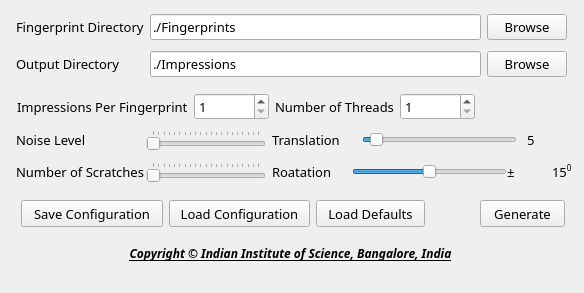
<?xml version="1.0" encoding="UTF-8"?>
<ui version="4.0">
 <class>ImpressionWindow</class>
 <widget class="QMainWindow" name="ImpressionWindow">
  <property name="geometry">
   <rect>
    <x>0</x>
    <y>0</y>
    <width>584</width>
    <height>293</height>
   </rect>
  </property>
  <property name="windowTitle">
   <string>iFinGen: Synthetic Fingerprint Generator</string>
  </property>
  <widget class="QWidget" name="centralwidget">
   <widget class="QWidget" name="layoutWidget_6">
    <property name="geometry">
     <rect>
      <x>16</x>
      <y>13</y>
      <width>551</width>
      <height>66</height>
     </rect>
    </property>
    <property name="font">
     <font>
      <family>MS Reference Sans Serif</family>
      <pointsize>10</pointsize>
     </font>
    </property>
    <layout class="QGridLayout" name="gridLayout_4">
     <property name="verticalSpacing">
      <number>10</number>
     </property>
     <item row="0" column="1">
      <widget class="QLineEdit" name="InputDir">
       <property name="font">
        <font>
         <family>MS Reference Sans Serif</family>
         <pointsize>10</pointsize>
        </font>
       </property>
       <property name="text">
        <string>./Fingerprints</string>
       </property>
      </widget>
     </item>
     <item row="0" column="0">
      <widget class="QLabel" name="label_11">
       <property name="font">
        <font>
         <family>MS Reference Sans Serif</family>
         <pointsize>10</pointsize>
        </font>
       </property>
       <property name="styleSheet">
        <string notr="true">border:0;</string>
       </property>
       <property name="frameShadow">
        <enum>QFrame::Plain</enum>
       </property>
       <property name="lineWidth">
        <number>0</number>
       </property>
       <property name="text">
        <string>Fingerprint Directory</string>
       </property>
      </widget>
     </item>
     <item row="0" column="2">
      <widget class="QPushButton" name="InputDir_button">
       <property name="font">
        <font>
         <family>MS Reference Sans Serif</family>
         <pointsize>10</pointsize>
        </font>
       </property>
       <property name="text">
        <string>Browse</string>
       </property>
      </widget>
     </item>
     <item row="1" column="1">
      <widget class="QLineEdit" name="OutputDir_2">
       <property name="font">
        <font>
         <family>MS Reference Sans Serif</family>
         <pointsize>10</pointsize>
        </font>
       </property>
       <property name="text">
        <string>./Impressions</string>
       </property>
      </widget>
     </item>
     <item row="1" column="0">
      <widget class="QLabel" name="label_12">
       <property name="font">
        <font>
         <family>MS Reference Sans Serif</family>
         <pointsize>10</pointsize>
        </font>
       </property>
       <property name="styleSheet">
        <string notr="true">border:0;</string>
       </property>
       <property name="frameShadow">
        <enum>QFrame::Plain</enum>
       </property>
       <property name="lineWidth">
        <number>0</number>
       </property>
       <property name="text">
        <string>Output Directory</string>
       </property>
      </widget>
     </item>
     <item row="1" column="2">
      <widget class="QPushButton" name="OutputDir_button">
       <property name="font">
        <font>
         <family>MS Reference Sans Serif</family>
         <pointsize>10</pointsize>
        </font>
       </property>
       <property name="text">
        <string>Browse</string>
       </property>
      </widget>
     </item>
    </layout>
   </widget>
   <widget class="QPushButton" name="Default">
    <property name="geometry">
     <rect>
      <x>316</x>
      <y>200</y>
      <width>109</width>
      <height>27</height>
     </rect>
    </property>
    <property name="font">
     <font>
      <family>MS Reference Sans Serif</family>
      <pointsize>10</pointsize>
     </font>
    </property>
    <property name="text">
     <string>Load Defaults</string>
    </property>
   </widget>
   <widget class="QPushButton" name="Generate">
    <property name="geometry">
     <rect>
      <x>480</x>
      <y>200</y>
      <width>85</width>
      <height>27</height>
     </rect>
    </property>
    <property name="font">
     <font>
      <family>MS Reference Sans Serif</family>
      <pointsize>10</pointsize>
     </font>
    </property>
    <property name="text">
     <string>Generate</string>
    </property>
   </widget>
   <widget class="QPushButton" name="Save">
    <property name="geometry">
     <rect>
      <x>21</x>
      <y>200</y>
      <width>142</width>
      <height>27</height>
     </rect>
    </property>
    <property name="font">
     <font>
      <family>MS Reference Sans Serif</family>
      <pointsize>10</pointsize>
     </font>
    </property>
    <property name="text">
     <string>Save Configuration</string>
    </property>
   </widget>
   <widget class="QLabel" name="label_9">
    <property name="geometry">
     <rect>
      <x>10</x>
      <y>243</y>
      <width>561</width>
      <height>20</height>
     </rect>
    </property>
    <property name="font">
     <font>
      <family>aakar</family>
      <pointsize>9</pointsize>
      <weight>75</weight>
      <italic>true</italic>
      <bold>true</bold>
      <underline>true</underline>
     </font>
    </property>
    <property name="styleSheet">
     <string notr="true"/>
    </property>
    <property name="text">
     <string>Copyright © Indian Institute of Science, Bangalore, India</string>
    </property>
    <property name="alignment">
     <set>Qt::AlignCenter</set>
    </property>
   </widget>
   <widget class="QPushButton" name="load_conf">
    <property name="geometry">
     <rect>
      <x>169</x>
      <y>200</y>
      <width>141</width>
      <height>27</height>
     </rect>
    </property>
    <property name="font">
     <font>
      <family>MS Reference Sans Serif</family>
      <pointsize>10</pointsize>
     </font>
    </property>
    <property name="text">
     <string>Load Configuration</string>
    </property>
   </widget>
   <widget class="QWidget" name="layoutWidget">
    <property name="geometry">
     <rect>
      <x>16</x>
      <y>130</y>
      <width>566</width>
      <height>62</height>
     </rect>
    </property>
    <layout class="QGridLayout" name="gridLayout_5">
     <property name="sizeConstraint">
      <enum>QLayout::SetMaximumSize</enum>
     </property>
     <property name="verticalSpacing">
      <number>12</number>
     </property>
     <item row="0" column="0">
      <layout class="QGridLayout" name="gridLayout_3">
       <property name="verticalSpacing">
        <number>12</number>
       </property>
       <item row="0" column="0">
        <widget class="QLabel" name="label_14">
         <property name="minimumSize">
          <size>
           <width>130</width>
           <height>0</height>
          </size>
         </property>
         <property name="maximumSize">
          <size>
           <width>130</width>
           <height>16777215</height>
          </size>
         </property>
         <property name="font">
          <font>
           <family>MS Reference Sans Serif</family>
           <pointsize>10</pointsize>
          </font>
         </property>
         <property name="styleSheet">
          <string notr="true">border:0;</string>
         </property>
         <property name="frameShadow">
          <enum>QFrame::Plain</enum>
         </property>
         <property name="lineWidth">
          <number>0</number>
         </property>
         <property name="text">
          <string>Noise Level</string>
         </property>
        </widget>
       </item>
       <item row="0" column="1">
        <widget class="QxtSpanSlider" name="noise_level">
         <property name="minimumSize">
          <size>
           <width>120</width>
           <height>0</height>
          </size>
         </property>
         <property name="maximumSize">
          <size>
           <width>120</width>
           <height>16777215</height>
          </size>
         </property>
         <property name="font">
          <font>
           <family>MS Reference Sans Serif</family>
           <pointsize>10</pointsize>
          </font>
         </property>
         <property name="maximum">
          <number>20</number>
         </property>
         <property name="pageStep">
          <number>1</number>
         </property>
         <property name="value">
          <number>0</number>
         </property>
         <property name="orientation">
          <enum>Qt::Horizontal</enum>
         </property>
         <property name="tickPosition">
          <enum>QSlider::TicksAbove</enum>
         </property>
         <property name="tickInterval">
          <number>1</number>
         </property>
         <property name="upperValue">
          <number>0</number>
         </property>
         <property name="upperPosition">
          <number>0</number>
         </property>
        </widget>
       </item>
       <item row="1" column="0">
        <widget class="QLabel" name="label_17">
         <property name="minimumSize">
          <size>
           <width>130</width>
           <height>0</height>
          </size>
         </property>
         <property name="maximumSize">
          <size>
           <width>130</width>
           <height>16777215</height>
          </size>
         </property>
         <property name="font">
          <font>
           <family>MS Reference Sans Serif</family>
           <pointsize>10</pointsize>
          </font>
         </property>
         <property name="styleSheet">
          <string notr="true">border:0;</string>
         </property>
         <property name="frameShadow">
          <enum>QFrame::Plain</enum>
         </property>
         <property name="lineWidth">
          <number>0</number>
         </property>
         <property name="text">
          <string>Number of Scratches</string>
         </property>
        </widget>
       </item>
       <item row="1" column="1">
        <widget class="QxtSpanSlider" name="num_scratches">
         <property name="minimumSize">
          <size>
           <width>120</width>
           <height>0</height>
          </size>
         </property>
         <property name="maximumSize">
          <size>
           <width>120</width>
           <height>16777215</height>
          </size>
         </property>
         <property name="font">
          <font>
           <family>MS Reference Sans Serif</family>
           <pointsize>10</pointsize>
          </font>
         </property>
         <property name="mouseTracking">
          <bool>true</bool>
         </property>
         <property name="inputMethodHints">
          <set>Qt::ImhDigitsOnly</set>
         </property>
         <property name="maximum">
          <number>20</number>
         </property>
         <property name="pageStep">
          <number>1</number>
         </property>
         <property name="value">
          <number>0</number>
         </property>
         <property name="tracking">
          <bool>true</bool>
         </property>
         <property name="orientation">
          <enum>Qt::Horizontal</enum>
         </property>
         <property name="tickPosition">
          <enum>QSlider::TicksAbove</enum>
         </property>
         <property name="tickInterval">
          <number>1</number>
         </property>
         <property name="upperValue">
          <number>0</number>
         </property>
         <property name="upperPosition">
          <number>0</number>
         </property>
        </widget>
       </item>
      </layout>
     </item>
     <item row="0" column="1">
      <layout class="QGridLayout" name="gridLayout_2">
       <property name="verticalSpacing">
        <number>12</number>
       </property>
       <item row="0" column="0">
        <widget class="QLabel" name="label_15">
         <property name="minimumSize">
          <size>
           <width>80</width>
           <height>0</height>
          </size>
         </property>
         <property name="maximumSize">
          <size>
           <width>80</width>
           <height>16777215</height>
          </size>
         </property>
         <property name="font">
          <font>
           <family>MS Reference Sans Serif</family>
           <pointsize>10</pointsize>
          </font>
         </property>
         <property name="styleSheet">
          <string notr="true">border:0;</string>
         </property>
         <property name="frameShadow">
          <enum>QFrame::Plain</enum>
         </property>
         <property name="lineWidth">
          <number>0</number>
         </property>
         <property name="text">
          <string>Translation</string>
         </property>
        </widget>
       </item>
       <item row="0" column="1">
        <layout class="QHBoxLayout" name="horizontalLayout_2">
         <property name="sizeConstraint">
          <enum>QLayout::SetFixedSize</enum>
         </property>
         <item>
          <widget class="QSlider" name="trans_slider">
           <property name="minimumSize">
            <size>
             <width>155</width>
             <height>0</height>
            </size>
           </property>
           <property name="maximumSize">
            <size>
             <width>155</width>
             <height>16777215</height>
            </size>
           </property>
           <property name="font">
            <font>
             <family>MS Reference Sans Serif</family>
             <pointsize>10</pointsize>
            </font>
           </property>
           <property name="maximum">
            <number>100</number>
           </property>
           <property name="value">
            <number>5</number>
           </property>
           <property name="orientation">
            <enum>Qt::Horizontal</enum>
           </property>
           <property name="tickPosition">
            <enum>QSlider::NoTicks</enum>
           </property>
           <property name="tickInterval">
            <number>1</number>
           </property>
          </widget>
         </item>
         <item>
          <widget class="QLabel" name="translation_label">
           <property name="minimumSize">
            <size>
             <width>45</width>
             <height>0</height>
            </size>
           </property>
           <property name="maximumSize">
            <size>
             <width>45</width>
             <height>16777215</height>
            </size>
           </property>
           <property name="font">
            <font>
             <family>MS Reference Sans Serif</family>
             <pointsize>10</pointsize>
            </font>
           </property>
           <property name="text">
            <string>5</string>
           </property>
          </widget>
         </item>
        </layout>
       </item>
       <item row="1" column="0">
        <widget class="QLabel" name="label_18">
         <property name="minimumSize">
          <size>
           <width>80</width>
           <height>0</height>
          </size>
         </property>
         <property name="maximumSize">
          <size>
           <width>80</width>
           <height>16777215</height>
          </size>
         </property>
         <property name="font">
          <font>
           <family>MS Reference Sans Serif</family>
           <pointsize>10</pointsize>
          </font>
         </property>
         <property name="styleSheet">
          <string notr="true">border:0;</string>
         </property>
         <property name="frameShadow">
          <enum>QFrame::Plain</enum>
         </property>
         <property name="lineWidth">
          <number>0</number>
         </property>
         <property name="text">
          <string>Roatation</string>
         </property>
        </widget>
       </item>
       <item row="1" column="1">
        <layout class="QHBoxLayout" name="horizontalLayout">
         <property name="sizeConstraint">
          <enum>QLayout::SetFixedSize</enum>
         </property>
         <item>
          <widget class="QSlider" name="rot_slider">
           <property name="minimumSize">
            <size>
             <width>155</width>
             <height>0</height>
            </size>
           </property>
           <property name="maximumSize">
            <size>
             <width>155</width>
             <height>16777215</height>
            </size>
           </property>
           <property name="font">
            <font>
             <family>MS Reference Sans Serif</family>
             <pointsize>10</pointsize>
            </font>
           </property>
           <property name="maximum">
            <number>30</number>
           </property>
           <property name="value">
            <number>15</number>
           </property>
           <property name="orientation">
            <enum>Qt::Horizontal</enum>
           </property>
           <property name="tickPosition">
            <enum>QSlider::NoTicks</enum>
           </property>
           <property name="tickInterval">
            <number>1</number>
           </property>
          </widget>
         </item>
         <item>
          <layout class="QHBoxLayout" name="horizontalLayout_6">
           <item>
            <widget class="QLabel" name="label_8">
             <property name="font">
              <font>
               <family>MS Reference Sans Serif</family>
               <pointsize>10</pointsize>
              </font>
             </property>
             <property name="text">
              <string>&lt;!DOCTYPE HTML PUBLIC &quot;-//W3C//DTD HTML 4.0//EN&quot; &quot;http://www.w3.org/TR/REC-html40/strict.dtd&quot;&gt;
&lt;html&gt;&lt;head&gt;&lt;meta name=&quot;qrichtext&quot; content=&quot;1&quot; /&gt;&lt;style type=&quot;text/css&quot;&gt;
p, li { white-space: pre-wrap; }
&lt;/style&gt;&lt;/head&gt;&lt;body style=&quot; font-family:'Sans'; font-size:10pt; font-weight:400; font-style:normal;&quot;&gt;
&lt;p style=&quot; margin-top:0px; margin-bottom:0px; margin-left:0px; margin-right:0px; -qt-block-indent:0; text-indent:0px;&quot;&gt;±&lt;/p&gt;&lt;/body&gt;&lt;/html&gt;</string>
             </property>
             <property name="textFormat">
              <enum>Qt::RichText</enum>
             </property>
            </widget>
           </item>
           <item>
            <widget class="QLabel" name="rotation_label">
             <property name="minimumSize">
              <size>
               <width>30</width>
               <height>0</height>
              </size>
             </property>
             <property name="maximumSize">
              <size>
               <width>30</width>
               <height>16777215</height>
              </size>
             </property>
             <property name="font">
              <font>
               <family>MS Reference Sans Serif</family>
               <pointsize>10</pointsize>
              </font>
             </property>
             <property name="text">
              <string>15&lt;sup&gt;0&lt;/sup&gt;</string>
             </property>
            </widget>
           </item>
          </layout>
         </item>
        </layout>
       </item>
      </layout>
     </item>
    </layout>
   </widget>
   <widget class="QWidget" name="layoutWidget">
    <property name="geometry">
     <rect>
      <x>17</x>
      <y>93</y>
      <width>475</width>
      <height>29</height>
     </rect>
    </property>
    <layout class="QGridLayout" name="gridLayout">
     <property name="sizeConstraint">
      <enum>QLayout::SetFixedSize</enum>
     </property>
     <item row="0" column="0">
      <widget class="QLabel" name="label_10">
       <property name="font">
        <font>
         <family>MS Reference Sans Serif</family>
         <pointsize>10</pointsize>
        </font>
       </property>
       <property name="styleSheet">
        <string notr="true">border:0;</string>
       </property>
       <property name="frameShadow">
        <enum>QFrame::Plain</enum>
       </property>
       <property name="lineWidth">
        <number>0</number>
       </property>
       <property name="text">
        <string>Impressions Per Fingerprint</string>
       </property>
      </widget>
     </item>
     <item row="0" column="1">
      <widget class="QSpinBox" name="ImprPerFinger_2">
       <property name="minimumSize">
        <size>
         <width>75</width>
         <height>0</height>
        </size>
       </property>
       <property name="maximumSize">
        <size>
         <width>75</width>
         <height>16777215</height>
        </size>
       </property>
       <property name="font">
        <font>
         <family>MS Reference Sans Serif</family>
         <pointsize>10</pointsize>
        </font>
       </property>
       <property name="minimum">
        <number>1</number>
       </property>
       <property name="maximum">
        <number>1000000</number>
       </property>
       <property name="value">
        <number>1</number>
       </property>
      </widget>
     </item>
     <item row="0" column="2">
      <widget class="QLabel" name="label_13">
       <property name="minimumSize">
        <size>
         <width>80</width>
         <height>0</height>
        </size>
       </property>
       <property name="font">
        <font>
         <family>MS Reference Sans Serif</family>
         <pointsize>10</pointsize>
        </font>
       </property>
       <property name="styleSheet">
        <string notr="true">border:0;</string>
       </property>
       <property name="frameShadow">
        <enum>QFrame::Plain</enum>
       </property>
       <property name="lineWidth">
        <number>0</number>
       </property>
       <property name="text">
        <string>Number of Threads</string>
       </property>
      </widget>
     </item>
     <item row="0" column="3">
      <widget class="QSpinBox" name="threads_2">
       <property name="minimumSize">
        <size>
         <width>75</width>
         <height>0</height>
        </size>
       </property>
       <property name="maximumSize">
        <size>
         <width>75</width>
         <height>16777215</height>
        </size>
       </property>
       <property name="font">
        <font>
         <family>MS Reference Sans Serif</family>
         <pointsize>10</pointsize>
        </font>
       </property>
       <property name="minimum">
        <number>1</number>
       </property>
       <property name="maximum">
        <number>1000000</number>
       </property>
       <property name="value">
        <number>1</number>
       </property>
      </widget>
     </item>
    </layout>
   </widget>
  </widget>
  <widget class="QMenuBar" name="menubar">
   <property name="geometry">
    <rect>
     <x>0</x>
     <y>0</y>
     <width>584</width>
     <height>23</height>
    </rect>
   </property>
  </widget>
 </widget>
 <customwidgets>
  <customwidget>
   <class>QxtSpanSlider</class>
   <extends>QSlider</extends>
   <header>QxtSpanSlider</header>
  </customwidget>
 </customwidgets>
 <resources/>
 <connections/>
</ui>
